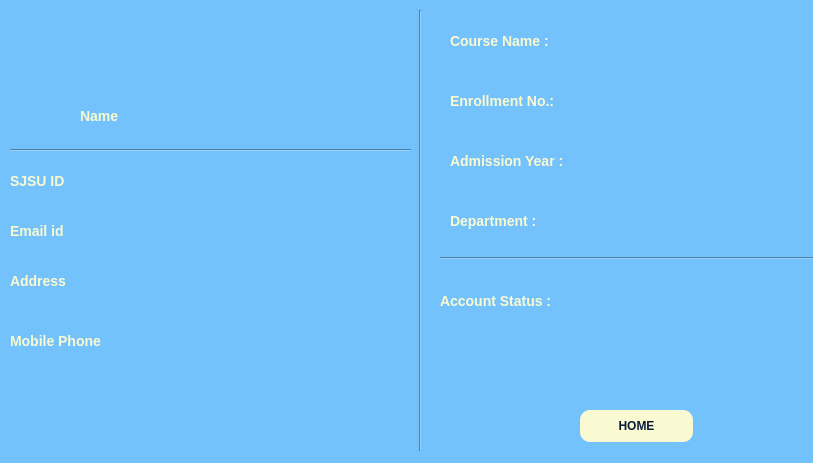
<?xml version="1.0" encoding="UTF-8"?>
<ui version="4.0">
 <class>Profile_Window_Dialog</class>
 <widget class="QDialog" name="Profile_Window_Dialog">
  <property name="geometry">
   <rect>
    <x>0</x>
    <y>0</y>
    <width>813</width>
    <height>463</height>
   </rect>
  </property>
  <property name="windowTitle">
   <string>Dialog</string>
  </property>
  <property name="styleSheet">
   <string notr="true">QWidget {
    background-color: #73C2FB; /* Ice Blue*/
    font-family: 'Segoe UI', sans-serif;
}</string>
  </property>
  <widget class="QLabel" name="Photo">
   <property name="geometry">
    <rect>
     <x>40</x>
     <y>10</y>
     <width>91</width>
     <height>81</height>
    </rect>
   </property>
   <property name="styleSheet">
    <string>QLabel {
    color: #FAFAD2;
    font-size: 14px;
    font-weight: bold;
}</string>
   </property>
   <property name="text">
    <string/>
   </property>
   <property name="pixmap">
    <pixmap>Images/person.png</pixmap>
   </property>
   <property name="scaledContents">
    <bool>true</bool>
   </property>
  </widget>
  <widget class="QLabel" name="Name_Label">
   <property name="geometry">
    <rect>
     <x>80</x>
     <y>100</y>
     <width>201</width>
     <height>31</height>
    </rect>
   </property>
   <property name="layoutDirection">
    <enum>Qt::LeftToRight</enum>
   </property>
   <property name="styleSheet">
    <string notr="true">QLabel {
    color: #FAFAD2;
    font-size: 14px;
    font-weight: bold;
}</string>
   </property>
   <property name="text">
    <string>Name</string>
   </property>
   <property name="wordWrap">
    <bool>true</bool>
   </property>
  </widget>
  <widget class="QLabel" name="User_id_label">
   <property name="geometry">
    <rect>
     <x>10</x>
     <y>170</y>
     <width>350</width>
     <height>21</height>
    </rect>
   </property>
   <property name="styleSheet">
    <string notr="true">QLabel {
    color: #FAFAD2;
    font-size: 14px;
    font-weight: bold;
}</string>
   </property>
   <property name="text">
    <string>SJSU ID</string>
   </property>
  </widget>
  <widget class="QLabel" name="Email_Label">
   <property name="geometry">
    <rect>
     <x>10</x>
     <y>220</y>
     <width>350</width>
     <height>21</height>
    </rect>
   </property>
   <property name="styleSheet">
    <string notr="true">QLabel {
    color: #FAFAD2;
    font-size: 14px;
    font-weight: bold;
}</string>
   </property>
   <property name="text">
    <string>Email id</string>
   </property>
  </widget>
  <widget class="QLabel" name="Address_label">
   <property name="geometry">
    <rect>
     <x>10</x>
     <y>270</y>
     <width>350</width>
     <height>21</height>
    </rect>
   </property>
   <property name="styleSheet">
    <string notr="true">QLabel {
    color: #FAFAD2;
    font-size: 14px;
    font-weight: bold;
}</string>
   </property>
   <property name="text">
    <string>Address</string>
   </property>
  </widget>
  <widget class="Line" name="line_2">
   <property name="geometry">
    <rect>
     <x>440</x>
     <y>250</y>
     <width>381</width>
     <height>16</height>
    </rect>
   </property>
   <property name="orientation">
    <enum>Qt::Horizontal</enum>
   </property>
  </widget>
  <widget class="QLabel" name="CourseName_label">
   <property name="geometry">
    <rect>
     <x>450</x>
     <y>20</y>
     <width>350</width>
     <height>41</height>
    </rect>
   </property>
   <property name="styleSheet">
    <string notr="true">QLabel {
    color: #FAFAD2;
    font-size: 14px;
    font-weight: bold;
}</string>
   </property>
   <property name="text">
    <string>Course Name :</string>
   </property>
  </widget>
  <widget class="QLabel" name="Enrollment_Number_label">
   <property name="geometry">
    <rect>
     <x>450</x>
     <y>80</y>
     <width>350</width>
     <height>41</height>
    </rect>
   </property>
   <property name="styleSheet">
    <string notr="true">QLabel {
    color: #FAFAD2;
    font-size: 14px;
    font-weight: bold;
}</string>
   </property>
   <property name="text">
    <string>Enrollment No.:</string>
   </property>
  </widget>
  <widget class="QLabel" name="Department">
   <property name="geometry">
    <rect>
     <x>450</x>
     <y>200</y>
     <width>350</width>
     <height>41</height>
    </rect>
   </property>
   <property name="styleSheet">
    <string notr="true">QLabel {
    color: #FAFAD2;
    font-size: 14px;
    font-weight: bold;
}</string>
   </property>
   <property name="text">
    <string>Department :</string>
   </property>
  </widget>
  <widget class="QLabel" name="Admission_YearLabel">
   <property name="geometry">
    <rect>
     <x>450</x>
     <y>140</y>
     <width>350</width>
     <height>41</height>
    </rect>
   </property>
   <property name="styleSheet">
    <string notr="true">QLabel {
    color: #FAFAD2;
    font-size: 14px;
    font-weight: bold;
}</string>
   </property>
   <property name="text">
    <string>Admission Year :</string>
   </property>
  </widget>
  <widget class="QPushButton" name="HOME_Label">
   <property name="geometry">
    <rect>
     <x>580</x>
     <y>410</y>
     <width>113</width>
     <height>32</height>
    </rect>
   </property>
   <property name="styleSheet">
    <string notr="true">QPushButton {
    background-color: #FAFAD2; /* Gold */
    color: #0B1D3A;
    border: none;
    border-radius: 10px;
    padding: 10px;
    font-weight: bold;
}
QPushButton:hover {
    background-color: #FAFAD2;
}</string>
   </property>
   <property name="text">
    <string>HOME</string>
   </property>
  </widget>
  <widget class="QLabel" name="Account_Status_label">
   <property name="geometry">
    <rect>
     <x>440</x>
     <y>280</y>
     <width>350</width>
     <height>41</height>
    </rect>
   </property>
   <property name="styleSheet">
    <string notr="true">QLabel {
    color: #FAFAD2;
    font-size: 14px;
    font-weight: bold;
}</string>
   </property>
   <property name="text">
    <string>Account Status :</string>
   </property>
  </widget>
  <widget class="QLabel" name="Contact_label">
   <property name="geometry">
    <rect>
     <x>10</x>
     <y>330</y>
     <width>261</width>
     <height>21</height>
    </rect>
   </property>
   <property name="styleSheet">
    <string notr="true">QLabel {
    color: #FAFAD2;
    font-size: 14px;
    font-weight: bold;
}</string>
   </property>
   <property name="text">
    <string>Mobile Phone</string>
   </property>
  </widget>
  <widget class="Line" name="line">
   <property name="geometry">
    <rect>
     <x>410</x>
     <y>10</y>
     <width>20</width>
     <height>441</height>
    </rect>
   </property>
   <property name="orientation">
    <enum>Qt::Vertical</enum>
   </property>
  </widget>
  <widget class="QLabel" name="Photo_2">
   <property name="geometry">
    <rect>
     <x>140</x>
     <y>10</y>
     <width>91</width>
     <height>81</height>
    </rect>
   </property>
   <property name="text">
    <string/>
   </property>
   <property name="pixmap">
    <pixmap>../../../../Library/Mobile Documents/com~apple~CloudDocs/Shreya/SJSU/DATA201_RON/Project/FinalProject/Images/person.png</pixmap>
   </property>
   <property name="scaledContents">
    <bool>true</bool>
   </property>
  </widget>
  <widget class="Line" name="line_3">
   <property name="geometry">
    <rect>
     <x>10</x>
     <y>140</y>
     <width>401</width>
     <height>20</height>
    </rect>
   </property>
   <property name="orientation">
    <enum>Qt::Horizontal</enum>
   </property>
  </widget>
 </widget>
 <resources/>
 <connections/>
</ui>
